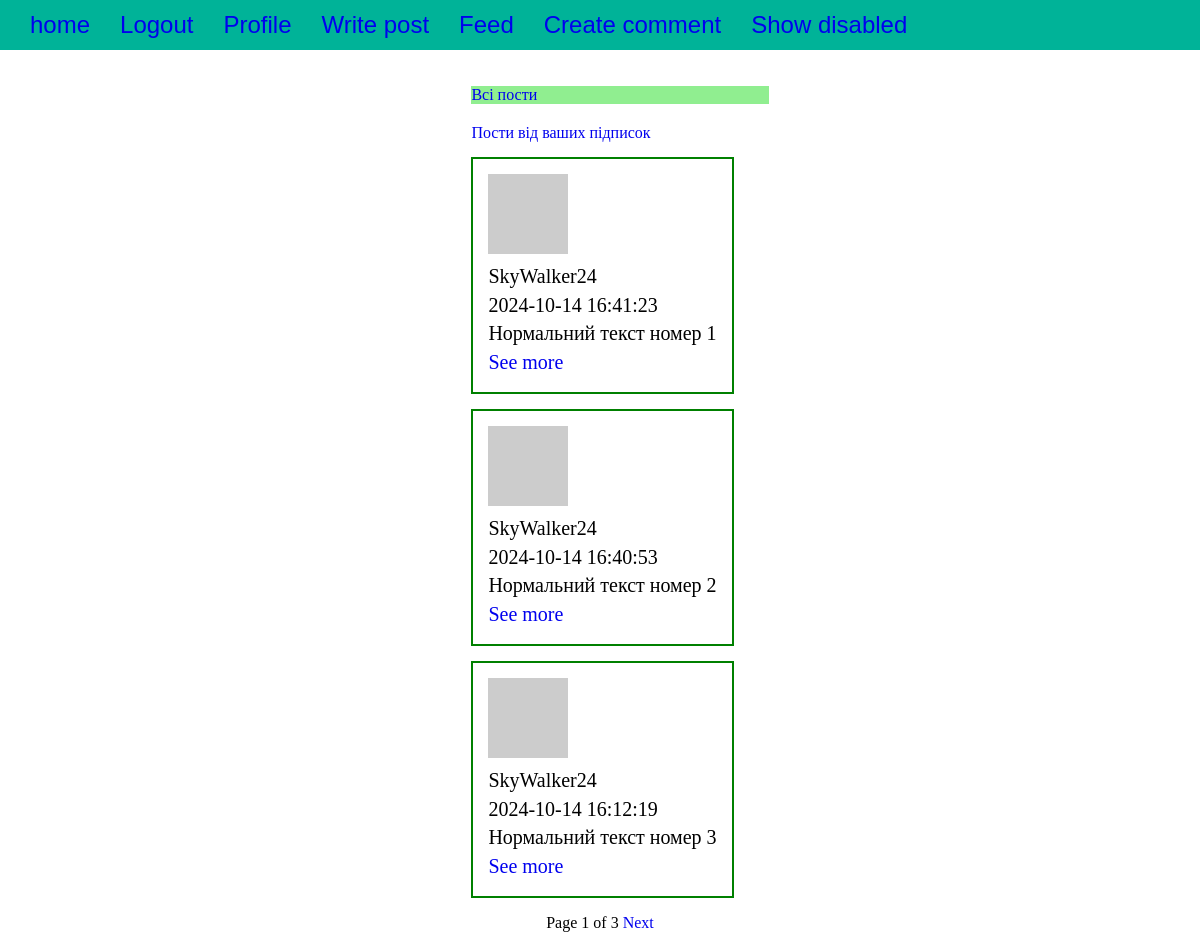
The app's page /posts (signed in), older data.
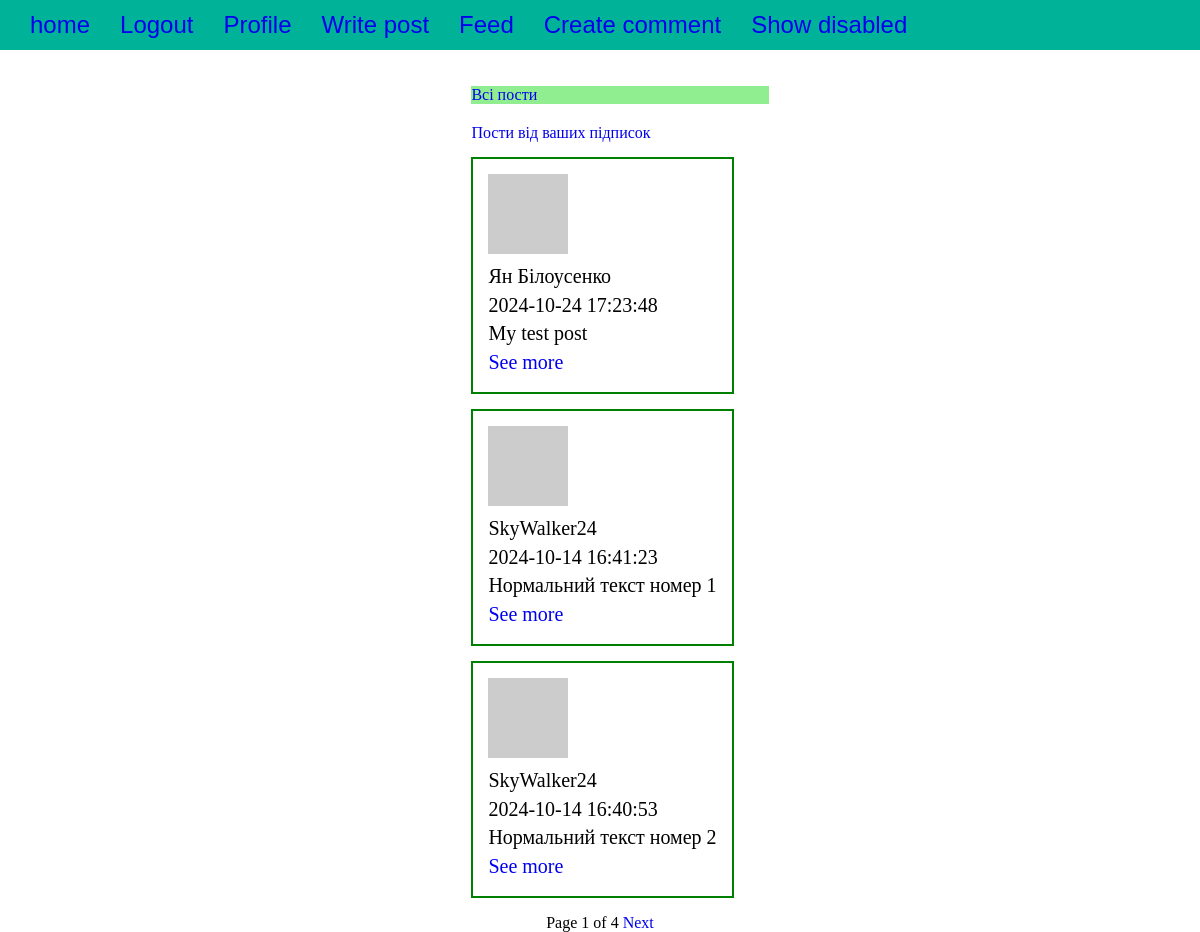
The same page, newer data.
### main.py (models this page shows, shortened)
class Post(db.Model):
    __tablename__ = 'posts'
    id = db.Column(db.Integer, primary_key=True)
    body = db.Column(db.Text)
    timestamp = db.Column(db.DateTime, index=True, default=datetime.now)
    author_id = db.Column(db.Integer, db.ForeignKey('users.id'))
    post_comments = db.relationship('PostComment', backref='post', lazy='dynamic')

class User(UserMixin, db.Model):
    __tablename__ = 'users'
    id = db.Column(db.Integer, primary_key=True)
    email = db.Column(db.String(64), unique=True, index=True)
    name = db.Column(db.String(64), unique=True, nullable=False)
    location = db.Column(db.String(64))
    about_me = db.Column(db.Text)
    member_since = db.Column(db.DateTime(), default=datetime.now)
    last_seen = db.Column(db.DateTime(), default=datetime.now)
    password_hash = db.Column(db.String(128))
    confirmed = db.Column(db.Boolean, default=False)
    avatar_hash = db.Column(db.String(32))
    followed = db.relationship('Follow', foreign_keys=[Follow.follower_id], backref=db.backref('follower', lazy='joined'),
                               lazy='dynamic', cascade='all, delete-orphan')
    follower = db.relationship('Follow', foreign_keys=[Follow.followed_id], backref=db.backref('followed', lazy='joined'),
                               lazy='dynamic', cascade='all, delete-orphan')
    posts = db.relationship('Post', backref='author', lazy='dynamic')
    comments = db.relationship('Comment', backref='user', lazy='dynamic')
    post_comments = db.relationship('PostComment', backref='user', lazy='dynamic')
    role_id = db.Column(db.Integer, db.ForeignKey('roles.id'))
    @property
    def password(self):
        raise AttributeError('password is not a readable attribute')
    def can(self, perm):
        return self.role is not None and self.role.has_permissions(perm)
    def is_admin(self):
        return self.can(Permission.ADMIN)
    def gravatar_hash(self):
        return hashlib.md5(self.email.lower().encode('utf-8')).hexdigest()
    def gravatar(self, size=100, default='identicon', rating='g'):
        if request.is_secure:
            url = 'https://secure.gravatar.com/avatar'
        else:
            url = 'http://www.gravatar.com/avatar'
        hash = self.avatar_hash or self.gravatar_hash()
        return f'{url}/{hash}?s={size}&d={default}&r={rating}'

### main.py (the view)
@app.route('/posts', methods=['GET', 'POST'])
@login_required
def posts():
    page = request.args.get('page', 1, type=int)
    show_followed = request.cookies.get('show_followed', '')
    if show_followed:
        pagination = Post.query.join(Follow, Follow.followed_id == Post.author_id)\
            .filter(Follow.follower_id == current_user.id)\
            .order_by(Post.timestamp.desc())\
            .paginate(page=page, per_page=3, error_out=False)
    else:
        pagination = Post.query.order_by(Post.timestamp.desc()).paginate(
            page=page, per_page=3, error_out=False
        )
    posts = pagination.items
    return render_template('posts.html', posts=posts, pagination=pagination)

### main.py (called while the page is built)
@login_manager.user_loader
def load_user(user_id):
    return User.query.get(int(user_id))

    def has_permissions(self, perm):
        return self.permissions & perm == perm

### templates/posts.html (shortened to what this page needs)
{% extends "home.html" %}
{% block post %}
<ul class="posts">
    <div class="filter-options">
        <a href="{{ url_for('show_all') }}" class="{{ 'btn-primary' if not request.cookies.get('show_followed') else 'btn-secondary' }}">
          Всі пости
        </a>
        <a href="{{ url_for('show_followed') }}" class="{{ 'btn-primary' if request.cookies.get('show_followed') else 'btn-secondary' }}">
          Пости від ваших підписок
        </a>
      </div>
    {% for post in posts %}
    <li class="post">
        <div class="profile-thumbnail">
            <a href="{{ url_for('.user', username=post.author.name) }}">
                <img class="img-rounded profile-thumbnail"
                     src="{{ post.author.gravatar(size=60) }}">
            </a>
            <div>{{ post.author.name }}</div>
        </div>
        <div class="post-date">
            {{ post.timestamp.strftime('%Y-%m-%d %H:%M:%S') }}
        </div>
        <div class="post-body">{{ post.body }}</div>
        <div><a href="{{ url_for('post', id=post.id) }}" class="see_more">See more</a></div>
    </li>
    {% else %}
    <li>No posts available.</li>
    {% endfor %}
</ul>
<div class="pagination">
    <span>Page {{ pagination.page }} of {{ pagination.pages }}</span>
    {% if pagination.has_next %}
        <a href="{{ url_for('posts', page=pagination.next_num) }}">Next</a>
    {% endif %}
</div>
{% endblock %}

### templates/home.html (shortened to what this page needs)
<!DOCTYPE html>
<html lang="en">
<head>
    {% block head %}
    <link rel="stylesheet" href="{{ url_for('static', filename='main.css') }}">
    {% endblock %}
</head>
<body>
    <header>
        <ul class="header_list">
            <li><a href="/">home</a></li>
              {% if current_user.is_authenticated %}
        <li><a href="{{ url_for('logout') }}">Logout</a></li>
        <li> <a href="{{ url_for('user', username=current_user.name) }}"> Profile</a></li>
            <li><a href="/write-post">Write post</a></li>
            <li><a class="ref" href="/posts">Feed</a></li>
            <li><a href="{{ url_for('create_comment') }}">Create comment</a></li>
            {% if current_user.is_admin() %}
            <li><a href="{{ url_for('show_disabled')}}">Show disabled</a></li>
            {% endif %}
    {% else %}
        <li><a href="{{ url_for('login') }}">Login</a></li>
        <li><a href="{{ url_for('sign_up') }}">Sign Up</a></li>
    </ul>
    {% endif %}
    </header>
    {% with messages = get_flashed_messages() %}
    {% block post %} {% endblock %}
{% endwith %}
</body>
</html>

### static/main.css (style rules this page uses)
body { margin: 0; margin: 0; display: flex; flex-direction: column; align-items: center; }
ul { list-style: none; }
header { width: 100%; background-color: rgb(0, 179, 152); height: 50px; display: flex; flex-direction: row; align-content: space-between; font-size: 24px; font-family: 'Franklin Gothic Medium', 'Arial Narrow', Arial, sans-serif; }
.header_list { display: flex; list-style: none; padding: 0; margin: 0; align-items: center; flex-direction: row; }
.header_list, li { padding: 15px; }
header, li, a { text-decoration: none; }
.post { font-size: 20px; line-height: 1.8rem; border: 2px solid green; margin-top: 15px; margin-right: 35px; }
.post a { width: 100%; }
.btn-primary { background-color: lightgreen; margin-bottom: 20px; margin-top: 20px; }
.filter-options { display: flex; flex-direction: column; }

Row changes from the older to the newer data that the page shows:
no longer on this page (row unchanged): Post: author.name "SkyWalker24", timestamp "2024-10-14 16:12:19", body "Нормальний текст номер 3"
added Post: author.name "Ян Білоусенко", timestamp "2024-10-24 17:23:48", body "My test post"
Text that changed along with them:
{{ pagination.pages }}: "3" → "4"
